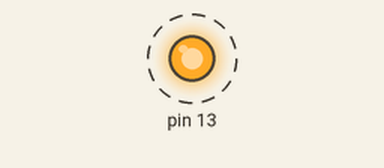
A sketch run on a simulated Arduino Uno, built with avr-gcc and run on an emulated ATmega328P. Parts: output pins drawn as LEDs (lit = HIGH). Dashed ring = blinking. No radio packets arrive unless stated.

Above: at 0.18 s.
Timing chart, 0 to 3.0 s (numbered marks = the images above):
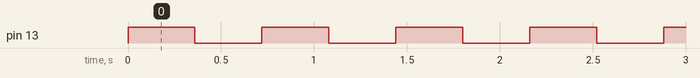

Measured:
- by itself, pin 13: alternates HIGH for 0.36 s and LOW for 0.36 s

The sketch:

transmitter.ino
```cpp
//Transmitter Code

#include <VirtualWire.h>

void setup()
{

  pinMode(13, OUTPUT);
  digitalWrite(13, LOW);
  vw_set_ptt_inverted(true); //

  vw_set_tx_pin(12);
  vw_setup(1000);
}

bool state = true;
char *controller;

void loop()
{

  if (state)
  {
    controller = "1";
    digitalWrite(13, HIGH);
  }
  else
  {
    controller = "0";
    digitalWrite(13, LOW);
  }

  vw_send((uint8_t *)controller, strlen(controller));
  vw_wait_tx();

  delay(300);

  state = !state;
}
```
